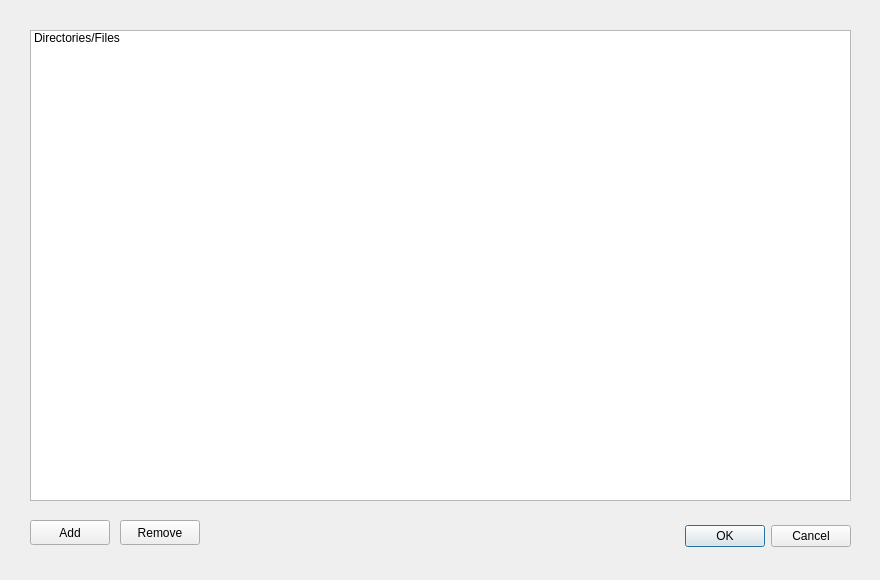
<?xml version="1.0" encoding="UTF-8"?>
<ui version="4.0">
 <class>Whitelist</class>
 <widget class="QDialog" name="Whitelist">
  <property name="geometry">
   <rect>
    <x>0</x>
    <y>0</y>
    <width>880</width>
    <height>580</height>
   </rect>
  </property>
  <property name="windowTitle">
   <string>Dialog</string>
  </property>
  <widget class="QDialogButtonBox" name="buttonBox">
   <property name="geometry">
    <rect>
     <x>510</x>
     <y>520</y>
     <width>341</width>
     <height>32</height>
    </rect>
   </property>
   <property name="orientation">
    <enum>Qt::Horizontal</enum>
   </property>
   <property name="standardButtons">
    <set>QDialogButtonBox::Cancel|QDialogButtonBox::Ok</set>
   </property>
  </widget>
  <widget class="QListWidget" name="listWidget">
   <property name="geometry">
    <rect>
     <x>30</x>
     <y>30</y>
     <width>821</width>
     <height>471</height>
    </rect>
   </property>
   <item>
    <property name="text">
     <string>Directories/Files</string>
    </property>
   </item>
  </widget>
  <widget class="QPushButton" name="pushButton">
   <property name="geometry">
    <rect>
     <x>30</x>
     <y>520</y>
     <width>80</width>
     <height>25</height>
    </rect>
   </property>
   <property name="text">
    <string>Add</string>
   </property>
  </widget>
  <widget class="QPushButton" name="pushButton_2">
   <property name="geometry">
    <rect>
     <x>120</x>
     <y>520</y>
     <width>80</width>
     <height>25</height>
    </rect>
   </property>
   <property name="text">
    <string>Remove</string>
   </property>
  </widget>
 </widget>
 <resources/>
 <connections>
  <connection>
   <sender>buttonBox</sender>
   <signal>accepted()</signal>
   <receiver>Whitelist</receiver>
   <slot>accept()</slot>
   <hints>
    <hint type="sourcelabel">
     <x>248</x>
     <y>254</y>
    </hint>
    <hint type="destinationlabel">
     <x>157</x>
     <y>274</y>
    </hint>
   </hints>
  </connection>
  <connection>
   <sender>buttonBox</sender>
   <signal>rejected()</signal>
   <receiver>Whitelist</receiver>
   <slot>reject()</slot>
   <hints>
    <hint type="sourcelabel">
     <x>316</x>
     <y>260</y>
    </hint>
    <hint type="destinationlabel">
     <x>286</x>
     <y>274</y>
    </hint>
   </hints>
  </connection>
 </connections>
</ui>
